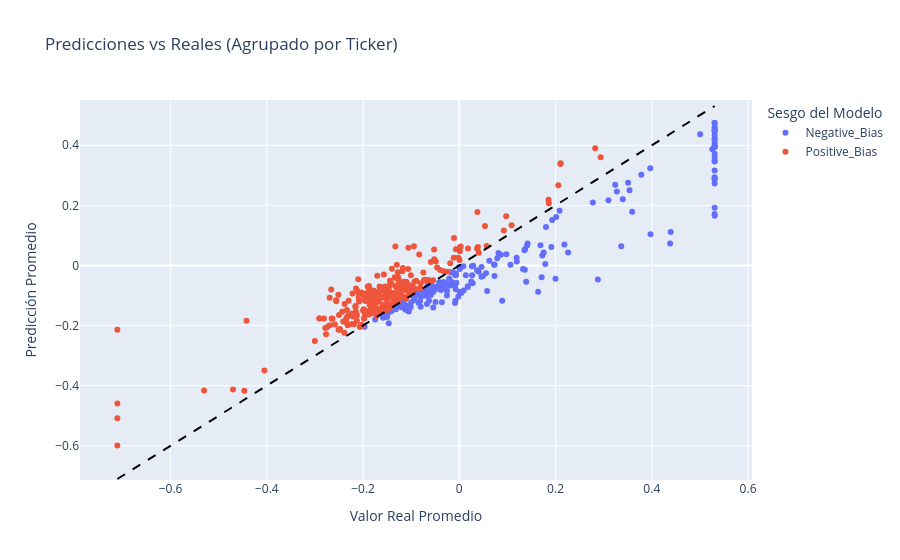

Notebook cell for this chart:
### Markdown cell above
Se generan 2 clusters segun las predicciones:
* Positive_Bias: si los residuos son mayores o iguales a cero.
* Negative_Bias: si los residuos son menores a cero.

### Code cell
# Se dividen los datos para predecir el valor de la última fecha disponible para cada ticker en el conjunto de test
X_train = X.iloc[:-len(df['Ticker'].unique())]  # Todos menos la última fecha de cada ticker
y_train = y.iloc[:-len(df['Ticker'].unique())]
X_test = X.iloc[-len(df['Ticker'].unique()):]   # Solo la última fecha de cada ticker
y_test = y.iloc[-len(df['Ticker'].unique()):]

# Recuperar el ticker usando el indice de y_test
tickers_test = df.loc[y_test.index, 'Ticker']

# Predicciones en el conjunto de test
y_pred = pipe.predict(X_test)

# Consolidar resultados individuales en un DataFrame
resultados_df = pd.DataFrame({
    'Ticker': tickers_test,
    'Predicho': y_pred,
    'Real': y_test
})

# Calcular el residuo para cada predicción
resultados_df['Residuo'] = resultados_df['Predicho'] - resultados_df['Real']

# Agrupar por ticker
resultados_agrupados = resultados_df.groupby('Ticker')[['Predicho', 'Real', 'Residuo']].mean()

# Generar el Cluster sobre el promedio de los residuos
resultados_agrupados['Cluster'] = ['Positive_Bias' if r >= 0 else 'Negative_Bias' 
                                   for r in resultados_agrupados['Residuo']]

# Visualizar
fig = px.scatter(
    resultados_agrupados, 
    x='Real', 
    y='Predicho', 
    color='Cluster',
    hover_name=resultados_agrupados.index, 
    labels={'Real':'Valor Real Promedio', 'Predicho':'Predicción Promedio', 'Cluster':'Sesgo del Modelo'},
    title='Predicciones vs Reales (Agrupado por Ticker)'
)

# Línea de identidad perfecta
min_val = resultados_agrupados['Real'].min()
max_val = resultados_agrupados['Real'].max()
fig.add_shape(type='line', x0=min_val, y0=min_val, x1=max_val, y1=max_val,
              line=dict(color='black', dash='dash', width=2))
fig.show()

# Estadísticas por cluster a nivel Ticker
over_mask = resultados_agrupados['Cluster'] == 'Positive_Bias'
under_mask = resultados_agrupados['Cluster'] == 'Negative_Bias'

print("\nEstadísticas por cluster (a nivel de Ticker):")
print(f"Overprediction: {over_mask.sum()} tickers, residuo medio global: {resultados_agrupados.loc[over_mask, 'Residuo'].mean():.4f}")
print(f"Underprediction: {under_mask.sum()} tickers, residuo medio global: {resultados_agrupados.loc[under_mask, 'Residuo'].mean():.4f}")

### Figure 1 — Plotly figure (JSON) as saved in the notebook; plotly's stock layout.template omitted (floating-point values rounded to 4 significant figures; data arrays with more than 128 entries replaced by an {"elided": "..."} marker saying what was removed)
{"data": [{"hovertemplate": "<b>%{hovertext}</b><br><br>Sesgo del Modelo=Negative_Bias<br>Valor Real Promedio=%{x}<br>Predicción Promedio=%{y}<extra></extra>", "hovertext": {"elided": "191 str values"}, "legendgroup": "Negative_Bias", "marker": {"color": "#636efa", "symbol": "circle"}, "mode": "markers", "name": "Negative_Bias", "orientation": "v", "showlegend": true, "type": "scatter", "x": {"elided": "191 float values"}, "xaxis": "x", "y": {"elided": "191 float values"}, "yaxis": "y"}, {"hovertemplate": "<b>%{hovertext}</b><br><br>Sesgo del Modelo=Positive_Bias<br>Valor Real Promedio=%{x}<br>Predicción Promedio=%{y}<extra></extra>", "hovertext": {"elided": "261 str values"}, "legendgroup": "Positive_Bias", "marker": {"color": "#EF553B", "symbol": "circle"}, "mode": "markers", "name": "Positive_Bias", "orientation": "v", "showlegend": true, "type": "scatter", "x": {"elided": "261 float values"}, "xaxis": "x", "y": {"elided": "261 float values"}, "yaxis": "y"}], "layout": {"legend": {"title": {"text": "Sesgo del Modelo"}, "tracegroupgap": 0}, "shapes": [{"line": {"color": "black", "dash": "dash", "width": 2}, "type": "line", "x0": -0.7106, "x1": 0.5306, "y0": -0.7106, "y1": 0.5306}], "title": {"text": "Predicciones vs Reales (Agrupado por Ticker)"}, "xaxis": {"anchor": "y", "domain": [0, 1], "title": {"text": "Valor Real Promedio"}}, "yaxis": {"anchor": "x", "domain": [0, 1], "title": {"text": "Predicción Promedio"}}}}
